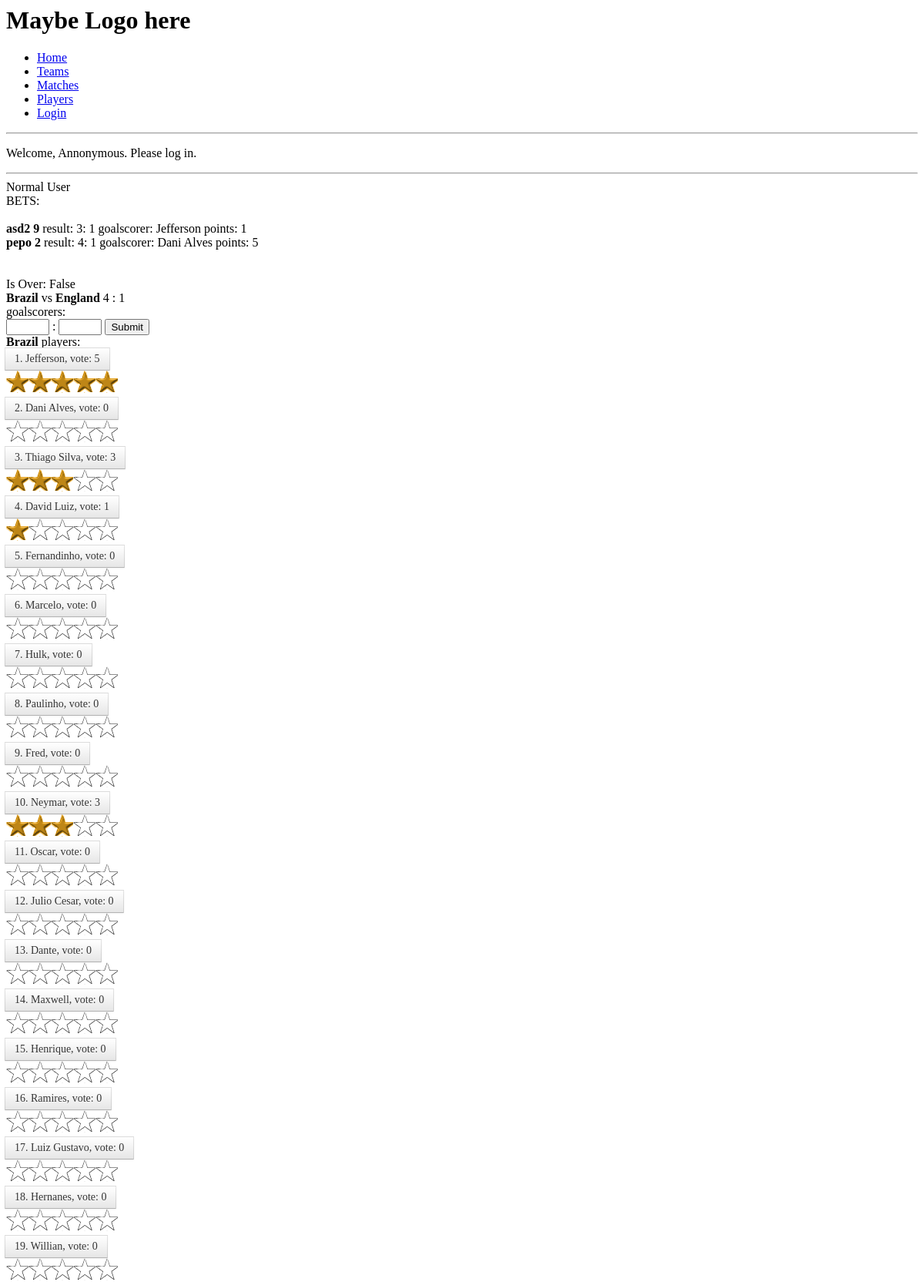
/match/1/ (upper part), run on the app's committed database.
### website/models.py (models this page shows, shortened)
class Player(models.Model):
    name = models.CharField(max_length=100)
    team = models.ForeignKey(Team, related_name="team")
    age = models.PositiveSmallIntegerField()
    number = models.PositiveSmallIntegerField()
    position = models.CharField(max_length=3)

class Match(models.Model):
    host = models.ForeignKey(Team, related_name="host_matches")
    away = models.ForeignKey(Team, related_name="away_matches")
    score_host = models.PositiveSmallIntegerField(blank=True, null=True)
    score_away = models.PositiveSmallIntegerField(blank=True, null=True)
    schedule = models.DateTimeField()
    is_over = models.BooleanField(default=False)

class Team(models.Model):
    name = models.CharField(max_length=50)
    group = models.CharField(max_length=2)
    info = models.TextField()
    def __str__(self):
        return self.name

### website/views.py (the view)
# urls.py: url(r'^match/(?P<match_id>[0-9]+)/$', 'show_match', name="show-match"),
def show_match(request, match_id):
    match = get_object_or_404(Match, id=match_id)
    MAX_VOTE = [str(x) for x in range(1, 6)]
    votes_players_host = {}
    votes_players_away = {}
    players_host = Player.objects.filter(team__name=match.host.name)
    votes_players_host = player_ratings(players_host, match_id)
    players_away = Player.objects.filter(team__name=match.away.name)
    votes_players_away = player_ratings(players_away, match_id)
    if request.user.is_authenticated():
        username = request.user.username
        is_super = request.user.is_superuser
        allowed = is_allowed(username) or is_super
    else:
        allowed = False
    all_bets = PredictMatch.objects.filter(predict_match__id=match_id)
    bets = {(bet.user, bet.score_host, bet.score_away, bet.goalscorer): 0 for bet in all_bets}
    goals = Goal.objects.filter(match__id=match_id)
    goalscorers = [goal.goalscorer for goal in goals]
    for bet, points in bets.items():
        bets[bet] = calculate_points((bet[1], bet[2]), (match.score_host, match.score_away), bet[3], goalscorers)
    is_over = match.is_over
    if is_over:
        pass
    return render(request, "show-match.html", locals())

### website/views.py (called while the page is built)
def player_ratings(players, match_id):
    player_votes = {}
    for player in players:
        all_votes = Voting.objects.filter(match__id=match_id, player=player)
        sum_vote = sum([query.vote for query in all_votes])
        count = 1 if all_votes.count() == 0 else all_votes.count()
        player_votes[player] = sum_vote/count
    return player_votes

def calculate_points(bet_result, result, bet_goalscorer, goalscorers):
    points = 0
    if result != (None, None):
        bet_difference = bet_result[0] - bet_result[1]
        difference = result[0] - result[1]
        if bet_result == result:
            points = 5
        elif bet_difference == difference:
            points = 3
        elif (bet_difference > 0 and difference > 0) or (bet_difference < 0 and difference < 0):
            points = 1
        for goalscorer in goalscorers:
            if goalscorer == bet_goalscorer:
                points += 1
    return points

### website/templates/show-match.html (shortened to what this page needs)
{% extends 'base.html' %}
{% block content %}
{% if allowed %}
    Moderator
<input type="number" id="home_result" value="" min="0" max="20"> :
<input type="number" id="away_result" value="" min="0" max="20">
        <input type="submit" onclick="sendResult()">
        <br>
<select>
{% for player, vote in votes_players_host.items %}
  <option value="{{ player.id }}">{{ player }}</option>
{% endfor %}
{% for player, vote in votes_players_away.items %}
  <option value="{{ player.id }}">{{ player }}</option>
{% endfor %}
</select>
     <input type="submit" onclick="sendGoals()" value="Add goalscorers">
 {% else %}
    Normal User
 {% endif %}
<br>
BETS:
<br>
        <br>
{% for bet,points in bets.items %}
    <b>{{ bet.0 }}</b>
    <b>{{ bet.0.id }}</b>
     result: {{ bet.1 }}: {{ bet.2 }}
     goalscorer: {{ bet.3.name }}
     points: {{ points }}
        <br>
{% endfor %}
<br>
<br>
Is Over: {{ is_over }}
        <br>
<b>{{ match.host }}</b>
vs
<b>{{ match.away }}</b>
 {{ match.score_host }} : {{ match.score_away }}
<br>
goalscorers:
<br>
<input type="number" id="home_score" value="" min="0" max="20"> :
<input type="number" id="away_score" value="" min="0" max="20">
        <input type="submit" onclick="sendBet()">
        <br>
<b>{{ match.host.name }}</b> players:
{% for player, vote in votes_players_host.items %}
        <br>
<label for="radio{{player.id}}">{{ player.number }}. {{ player.name }}, vote: {{ vote|floatformat }}</label>
 <div class="rating" id="{{player.id}}">
     {% for x in MAX_VOTE %}
         {% if vote|floatformat:0 >= x %}
            <div class="star on rating"></div>
         {% else %}
            <div class="star"></div>
         {% endif %}
     {% endfor %}
</div><br>
{% endfor %}
        <br>
{% for player, vote in votes_players_away.items %}
        <br>
<br>
{% endfor %}
        <br>
{% endblock %}

### website/templates/show-match.html (style rules this page uses)
input[type=radio] + label { display:inline-block; margin:-2px; padding: 4px 12px; margin-bottom: 0; font-size: 14px; line-height: 20px; color: #333; text-align: center; text-shadow: 0 1px 1px rgba(255,255,255,0.75); vertical-align: middle; cursor: pointer; background-color: #f5f5f5; background-image: -moz-linear-gradient(top,#fff,#e6e6e6); background-image: -webkit-gradient(linear,0 0,0 100%,from(#fff),to(#e6e6e6)); background-image: -webkit-linear-gradient(top,#fff,#e6e6e6); background-image: -o-linear-gradient(top,#fff,#e6e6e6); background-image: linear-gradient(to bottom,#fff,#e6e6e6); background-repeat: repeat-x; border: 1px solid #ccc; border-color: #e6e6e6 #e6e6e6 #bfbfbf; border-color: rgba(0,0,0,0.1) rgba(0,0,0,0.1) rgba(0,0,0,0.25); border-bottom-color: #b3b3b3; filter: progid:DXImageTransform.Microsoft.gradient(startColorstr='#ffffffff',endColorstr='#ffe6e6e6',GradientType=0); filter: progid:DXImageTransform.Microsoft.gradient(enabled=false); -webkit-box-shadow: inset 0 1px 0 rgba(255,255,255,0.2),0 1px 2px rgba(0,0,0,0.05); -moz-box-shadow: inset 0 1px 0 rgba(255,255,255,0.2),0 1px 2px rgba(0,0,0,0.05); box-shadow: inset 0 1px 0 rgba(255,255,255,0.2),0 1px 2px rgba(0,0,0,0.05); }

### data on the page
Match: host "Brazil", away "England", score_host "4", score_away "1", host.name "Brazil"
Player: number "1", name "Jefferson", vote "5"
Player: number "2", name "Dani Alves", vote "0"
Player: number "3", name "Thiago Silva"
Player: number "4", name "David Luiz", team "1"
Player: number "5", name "Fernandinho", vote "0"
Player: number "6", name "Marcelo", vote "0"
Player: number "7", name "Hulk", vote "0"
Player: number "8", name "Paulinho", vote "0"
Player: number "9", name "Fred", vote "0"
Player: number "10", name "Neymar", vote "3"
Player: number "11", name "Oscar", vote "0"
Player: number "12", name "Julio Cesar", vote "0"
Player: number "13", name "Dante", vote "0"
Player: number "14", name "Maxwell", vote "0"
Player: number "15", name "Henrique", vote "0"
Player: number "16", name "Ramires", vote "0"
Player: number "17", name "Luiz Gustavo", vote "0"
Player: number "18", name "Hernanes", vote "0"
Player: number "19", name "Willian", vote "0"

### other printed values
{{ bet.0 }} "asd2"
{{ bet.0.id }} "9"
{{ bet.1 }} "3"
{{ bet.2 }} "1"
{{ bet.3.name }} "Jefferson"
{{ points }} "1"
{{ bet.0 }} "pepo"
{{ bet.0.id }} "2"
{{ bet.1 }} "4"
{{ bet.3.name }} "Dani Alves"
{{ points }} "5"
{{ is_over }} "False"
